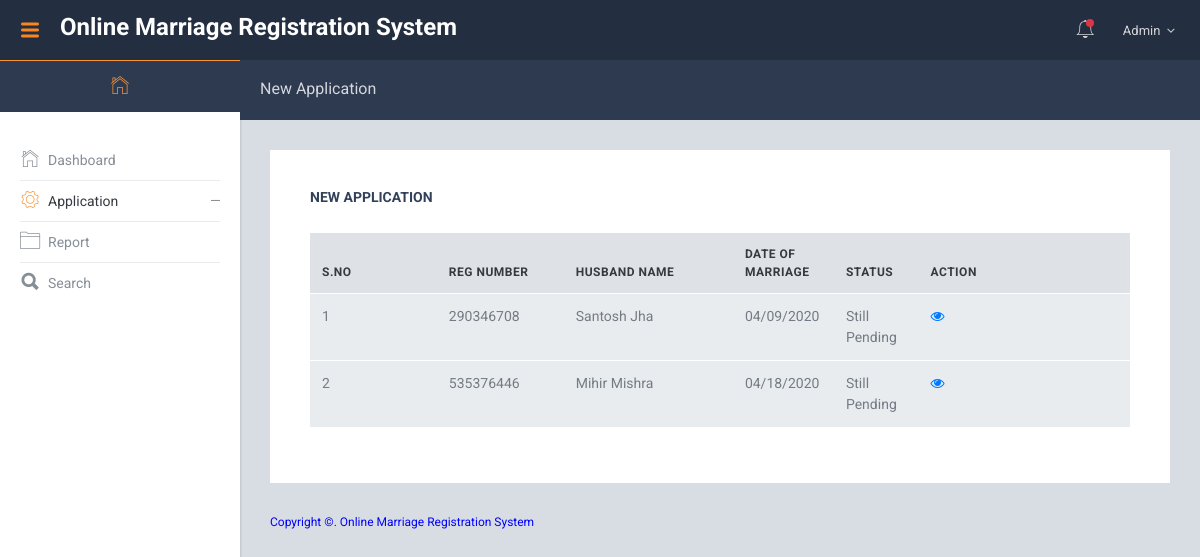
The app's page /omrs/admin/new-marriage-application.php (signed in) with its own data.
### tables this page shows
CREATE TABLE `tblregistration` (
  `ID` int(10) NOT NULL,
  `RegistrationNumber` varchar(100) DEFAULT NULL,
  `UserID` int(10) DEFAULT NULL,
  `DateofMarriage` varchar(200) NOT NULL,
  `HusbandName` varchar(200) DEFAULT NULL,
  `HusImage` varchar(200) NOT NULL,
  `HusbandReligion` varchar(50) DEFAULT NULL,
  `Husbanddob` varchar(200) DEFAULT NULL,
  `HusbandSBM` varchar(50) DEFAULT NULL,
  `HusbandAdd` mediumtext DEFAULT NULL,
  `HusbandZipcode` int(10) DEFAULT NULL,
  `HusbandState` varchar(200) DEFAULT NULL,
  `HusbandAdharno` varchar(200) DEFAULT NULL,
  `WifeName` varchar(200) DEFAULT NULL,
  `WifeImage` varchar(200) NOT NULL,
  `WifeReligion` varchar(200) DEFAULT NULL,
  `Wifedob` varchar(200) DEFAULT NULL,
  `WifeSBM` varchar(50) DEFAULT NULL,
  `WifeAdd` mediumtext DEFAULT NULL,
  `WifeZipcode` int(10) DEFAULT NULL,
  `WifeState` varchar(200) DEFAULT NULL,
  `WifeAdharNo` varchar(200) DEFAULT NULL,
  `WitnessNamefirst` varchar(200) DEFAULT NULL,
  `WitnessAddressFirst` mediumtext DEFAULT NULL,
  `WitnessNamesec` varchar(200) DEFAULT NULL,
  `WitnessAddresssec` mediumtext DEFAULT NULL,
  `WitnessNamethird` varchar(200) DEFAULT NULL,
  `WitnessAddressthird` mediumtext DEFAULT NULL,
  `RegDate` timestamp NOT NULL DEFAULT current_timestamp() ON UPDATE current_timestamp(),
  `Status` varchar(100) DEFAULT NULL,
  `Remark` varchar(120) DEFAULT NULL,
  `UpdationDate` timestamp NULL DEFAULT NULL ON UPDATE current_timestamp()
);

### omrs/admin/new-marriage-application.php (the view, shortened to what this page needs)
<?php
include('includes/dbconnection.php');
if (strlen($_SESSION['omrsaid']==0)) {
  header('location:logout.php');
  } else{
  ?>
<!DOCTYPE html>
<html lang="en">
  <head>
    <link href="lib/font-awesome/css/font-awesome.css" rel="stylesheet">
    <link href="lib/Ionicons/css/ionicons.css" rel="stylesheet">
    <link href="lib/perfect-scrollbar/css/perfect-scrollbar.css" rel="stylesheet">
    <link href="lib/jquery-toggles/toggles-full.css" rel="stylesheet">
    <link href="lib/highlightjs/github.css" rel="stylesheet">
    <link href="lib/datatables/jquery.dataTables.css" rel="stylesheet">
    <link href="lib/select2/css/select2.min.css" rel="stylesheet">
    <link rel="stylesheet" href="css/amanda.css">
  </head>
  <body>
<?php include_once('includes/header.php');
include_once('includes/sidebar.php');
 ?>
    <div class="am-pagetitle">
      <h5 class="am-title">New Application</h5>
    </div>
    <div class="am-mainpanel">
      <div class="am-pagebody">
        <div class="card pd-20 pd-sm-40">
          <h6 class="card-body-title">New Application</h6>
          <div class="table-wrapper" style="padding-top: 20px">
            <table id="datatable1" class="table display responsive nowrap">
              <thead>
                <tr>
                  <th class="wd-15p">S.No</th>
                  <th class="wd-15p">Reg Number</th>
                  <th class="wd-20p">Husband Name</th>
                  <th class="wd-10p">Date of Marriage</th>
                  <th class="wd-10p">Status</th>
                  <th class="wd-25p">Action</th>
                </tr>
              </thead>
              <tbody>
                <?php
$sql="SELECT * from tblregistration where Status is null";
$query = $dbh -> prepare($sql);
$query->execute();
$results=$query->fetchAll(PDO::FETCH_OBJ);
$cnt=1;
if($query->rowCount() > 0)
{
foreach($results as $row)
{               ?>
                <tr>
                  <td><?php echo htmlentities($cnt);?></td>
                  <td><?php  echo htmlentities($row->RegistrationNumber);?></td>
                  <td><?php  echo htmlentities($row->HusbandName);?></td>
                  <td><?php  echo htmlentities($row->DateofMarriage);?></td>
                <?php if($row->Status==""){ ?>
                     <td><?php echo "Still Pending"; ?></td>
<?php } else { ?>                  <td><?php  echo htmlentities($row->Status);?>
                  </td>
                  <?php } ?>
                  <td><a href="view-marriage-application-detail.php?viewid=<?php echo htmlentities ($row->ID);?>"><i class="fa fa-eye" aria-hidden="true"></i></a></td>
                </tr>
              <?php $cnt=$cnt+1;}} ?>
              </tbody>
            </table>
          </div>
        </div>
      </div>
     <?php include_once('includes/footer.php');?>
    </div>
  </body>
</html>
<?php }  ?>

### omrs/admin/includes/header.php (shortened to what this page needs)
 <div class="am-header">
      <div class="am-header-left">
        <a id="naviconLeft" href="" class="am-navicon d-none d-lg-flex"><i class="icon ion-navicon-round"></i></a>
        <a href="index.html" class="am-logo">Online Marriage Registration System</a>
      </div>
      <div class="am-header-right">
        <div class="dropdown dropdown-notification">
          <a href="" class="nav-link pd-x-7 pos-relative" data-toggle="dropdown">
            <i class="icon ion-ios-bell-outline tx-24"></i>
            <span class="square-8 bg-danger pos-absolute t-15 r-0 rounded-circle"></span>
          </a>
        </div>
        <div class="dropdown dropdown-profile">
          <a href="" class="nav-link nav-link-profile" data-toggle="dropdown">
            <?php
$aid=$_SESSION['omrsaid'];
$sql="SELECT AdminName,Email from  tbladmin where ID=:aid";
$query = $dbh -> prepare($sql);
$query->bindParam(':aid',$aid,PDO::PARAM_STR);
$query->execute();
$results=$query->fetchAll(PDO::FETCH_OBJ);
$cnt=1;
if($query->rowCount() > 0)
{
foreach($results as $row)
{               ?>
            <span class="logged-name"><span class="hidden-xs-down"><?php  echo $row->AdminName;?></span> <i class="fa fa-angle-down mg-l-3"></i></span><?php $cnt=$cnt+1;}} ?>
          </a>
        </div>
      </div>
    </div>

### records on screen
tblregistration: RegistrationNumber "290346708", HusbandName "Santosh Jha", DateofMarriage "04/09/2020", shows "Still Pending"
tblregistration: RegistrationNumber "535376446", HusbandName "Mihir Mishra", DateofMarriage "04/18/2020", shows "Still Pending"

### other values on screen
$row->AdminName "Admin"
